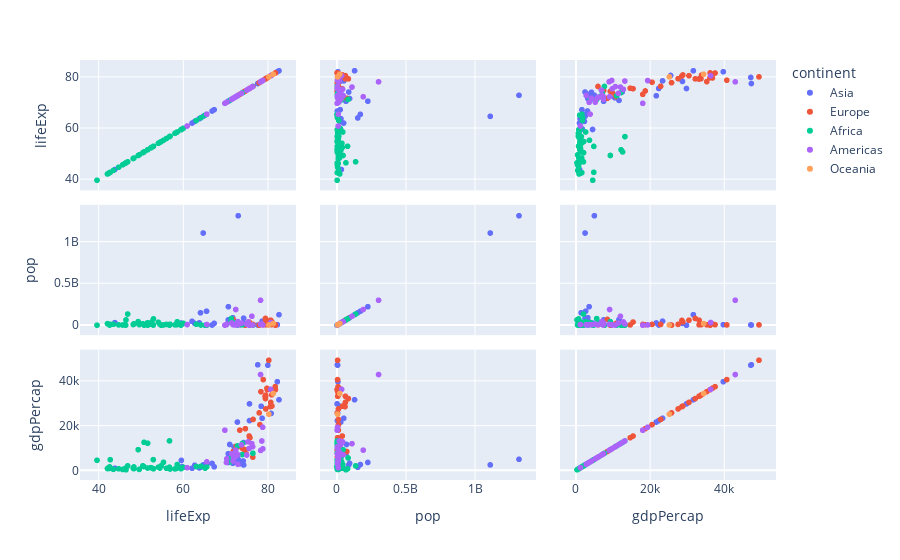

Notebook source saved alongside this figure:
### Code cell
fig = px.scatter_matrix(df, dimensions=["lifeExp", "pop", "gdpPercap"], color="continent")
fig.show()
